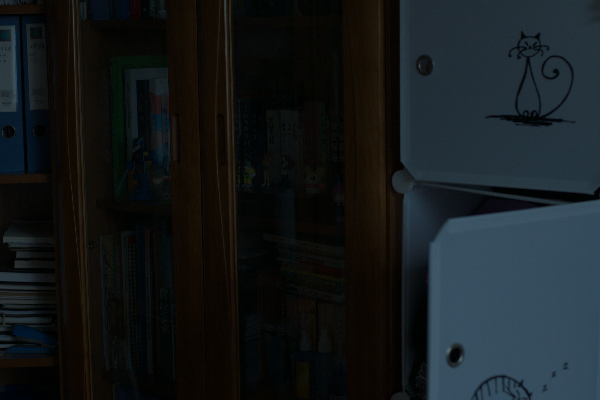
#> input picture HW1/images/1.png, 600 x 400 px
$ python multi_scale_fe.py --input_path ../images/1.png
#> lines starting #> are read from the running program, lines starting #| are printed output that depends on the picture; after the words box and inside, x2 and y2 are one past the last pixel; in counts of white or black regions, pixels touching at a corner belong together
import re
import cv2
import math
import argparse
import numpy as np
import scipy.signal
from PIL import Image
import matplotlib.pyplot as plt
import time

def config_parse():
    parser = argparse.ArgumentParser(description='Path Parser')
    parser.add_argument('--input_path', type=str, required=True, help='Specify the path of the input image.')
    parser.add_argument('--level', type=int, default=3, help='Specify the number of layers of the multi-scale pyramid.')
    args = parser.parse_args()

    return args

def box_filter(img, rad):
    [height, width] = img.shape
    im_dst = np.zeros_like(img)

    im_cum = np.cumsum(img, 0)
    im_dst[0: rad + 1, :] = im_cum[rad: 2 * rad + 1, :]
    im_dst[rad + 1: height - rad, :] = im_cum[2 * rad + 1: height, :] - im_cum[0: height - 2 * rad - 1, :]
    im_dst[height - rad: height, :] = np.tile(im_cum[height - 1, :], [rad, 1]) - im_cum[height - 2 * rad - 1: height - rad - 1, :]

    im_cum = np.cumsum(im_dst, 1)
    im_dst[:, 0: rad + 1] = im_cum[:, rad: 2 * rad + 1]
    im_dst[:, rad + 1: width - rad] = im_cum[:, 2 * rad + 1: width] - im_cum[:, 0: width - 2 * rad - 1]
    im_dst[:, width - rad: width] = np.tile(im_cum[:, width - 1], [rad, 1]).T - im_cum[:, width - 2 * rad - 1: width - rad - 1]

    return im_dst

def guided_filter(guide, img, rad, eps):
    [height, weight] = guide.shape
    n = box_filter(np.ones((height, weight)), rad)

    guide_mean = box_filter(guide, rad) / n
    img_mean = box_filter(img, rad) / n
    guid_img_mean = box_filter(guide * img, rad) / n
    guid_img_cov = guid_img_mean - guide_mean * img_mean

    guid2_mean = box_filter(guide * guide, rad) / n
    guide_var = guid2_mean - guide_mean * guide_mean

    a = guid_img_cov / (guide_var + eps)
    b = img_mean - a * guide_mean

    a_mean = box_filter(a, rad) / n
    b_mean = box_filter(b, rad) / n

    guide_img = a_mean * guide + b_mean

    return guide_img

def pyramid_reduce(img):
    kernel_width = 5
    center_width = 0.375
    kernel_1d = np.array([0.25 - center_width / 2, 0.25, center_width, 0.25, 0.25 - center_width / 2])
    kernel = np.kron(kernel_1d, kernel_1d.T).reshape(len(kernel_1d), len(kernel_1d))

    img = np.double(img)
    size = np.array(img.shape)
    img_out = 0

    img_filtered = cv2.filter2D(img.astype(np.float32), -1, kernel, borderType=cv2.BORDER_REPLICATE)
    img_out = img_out + img_filtered[:size[0]:2, :size[1]:2]

    return img_out

def pyramid_expand(img):
    kernel_width = 5
    center_width = 0.375
    kernel_1d = np.array([0.25 - center_width / 2, 0.25, center_width, 0.25, 0.25 - center_width / 2])
    kernel = np.kron(kernel_1d, kernel_1d.T).reshape(len(kernel_1d), len(kernel_1d)) * 4

    kernel_00 = kernel[:kernel_width:2, :kernel_width:2]
    kernel_01 = kernel[:kernel_width:2, 1:kernel_width:2]
    kernel_10 = kernel[1:kernel_width:2, :kernel_width:2]
    kernel_11 = kernel[1:kernel_width:2, 1:kernel_width:2]

    img = np.double(img)
    size = np.array(img.shape)
    out_size = size * 2 - 1
    img_out = np.zeros(out_size)

    img_ph = np.pad(img, ((0, 0), (1, 1)), 'edge')
    img_pv = np.pad(img, ((1, 1), (0, 0)), 'edge')

    img_00 = cv2.filter2D(img.astype(np.float32), -1, kernel_00, borderType=cv2.BORDER_REPLICATE)
    img_01 = scipy.signal.convolve2d(img_pv, kernel_01, 'valid')
    img_10 = scipy.signal.convolve2d(img_ph, kernel_10, 'valid')
    img_11 = scipy.signal.convolve2d(img, kernel_11, 'valid')

    img_out[:out_size[0]:2, :out_size[1]:2] = img_00
    img_out[1:out_size[0]:2, :out_size[1]:2] = img_10
    img_out[:out_size[0]:2, 1:out_size[1]:2] = img_01
    img_out[1:out_size[0]:2, 1:out_size[1]:2] = img_11

    return img_out

def generate_pyramid(img, type, level):
    pyramid = [0 for i in range(level)]
    pyramid[0] = np.double(img)
    for i in range(1, level):
        pyramid[i] = pyramid_reduce(pyramid[i - 1])

    if type == 'gauss':
        return pyramid

    for j in range(level):
        out_size = np.array(pyramid[level - 1 - j].shape) * 2 - 1
        pyramid[level - 2 - j] = pyramid[level - 2 - j][:out_size[0], :out_size[1]]

    for k in range(level - 1):
        pyramid[k] = pyramid[k] - pyramid_expand(pyramid[k + 1])

    return pyramid

def fusion_based_method(img_path, level, img_name):
#> called with img_path = '../images/1.png', level = 3, img_name = '1_png'
    img_load = Image.open(img_path)
#> img_load is the input picture: PIL image 600x400 RGB; mean R, G, B 21, 25.8, 27.9
    plt.title('Original Image')
    plt.imshow(img_load)
    plt.show()

    img = np.double(np.array(img_load))
    red_chan = img[:, :, 0];
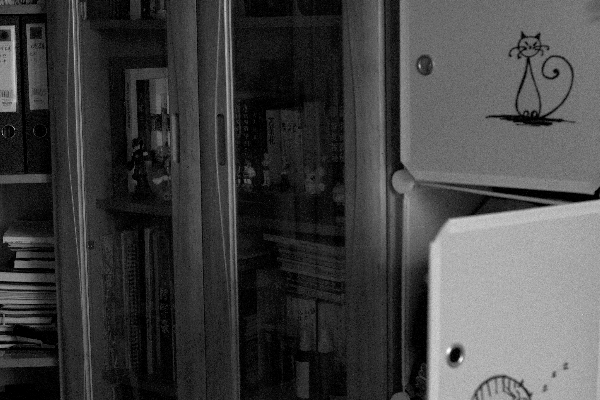
#> red_chan: shape (400, 600) float64; min 0, max 80, mean 21; drawn with min black and max white
    green_chan = img[:, :, 1];
    blue_chan = img[:, :, 2]
    [height, width, depth] = img.shape
#> height = 400; width = 600; depth = 3

    lightness = np.maximum(red_chan, np.maximum(green_chan, blue_chan))
    # plt.title('Image Lightness')
    # plt.imshow(lightness, cmap='gray')
    # plt.show()

    struct_elem = np.zeros((15, 15))
    n = 4
    for i in range(1, struct_elem.shape[0] - 1):
        n = n - 1 if np.abs(i - int(struct_elem.shape[1] / 2)) > 3 else 0
        for j in range(np.abs(n) + 1, struct_elem.shape[1] - np.abs(n) - 1):
            struct_elem[i, j] = 1
    struct_elem[0, int(struct_elem.shape[1] / 2)] = 1;
    struct_elem[-1, int(struct_elem.shape[1] / 2)] = 1;
    struct_elem[int(struct_elem.shape[0] / 2), 0] = 1;
    struct_elem[int(struct_elem.shape[0] / 2), -1] = 1
    struct_elem = np.uint8(struct_elem)

    morph_cls_op = cv2.morphologyEx(lightness, cv2.MORPH_CLOSE, struct_elem)
    morph_cls_op = morph_cls_op / 255
    # plt.title('Morphologically Closing Operation')
    # plt.imshow(morph_cls_op, cmap='gray')
    # plt.show()

    hsv_img = np.double(cv2.cvtColor(np.uint8(img), cv2.COLOR_RGB2HSV))
    hsv_img[:, :, 0] = hsv_img[:, :, 0] / 180;
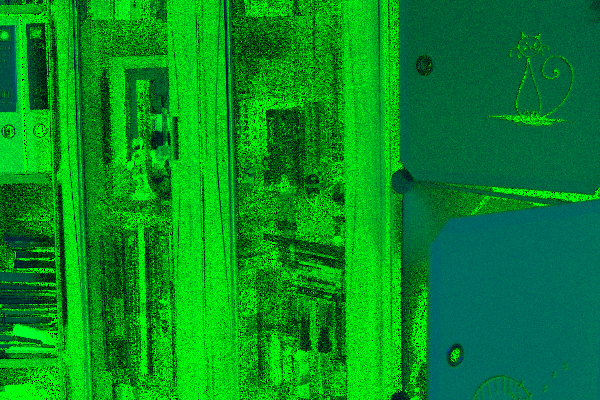
#> hsv_img: shape (400, 600, 3) float64; mean R, G, B 0.4, 140.8, 32.2
    hsv_img[:, :, 1] = hsv_img[:, :, 1] / 255;

    guid_img = hsv_img[:, :, 2]
    illum = guided_filter(guid_img / np.max(guid_img), morph_cls_op, 2, 0.004)
#> in box_filter, `im_cum = np.cumsum(img, 0)`: img: shape (400, 600) float64; every value is 1
#> in box_filter, `im_dst[height - rad: height, :] = np.tile(im_cum[height - 1, :], [rad,..`: im_dst: shape (400, 600) float64; min 3, max 5, mean 4.99
#> in box_filter, `im_dst[:, 0: rad + 1] = im_cum[:, rad: 2 * rad + 1]`: im_dst: shape (400, 600) float64; min 3, max 25, mean 5.1
#> in box_filter, `im_dst[:, width - rad: width] = np.tile(im_cum[:, width - 1], [rad, 1]..`:
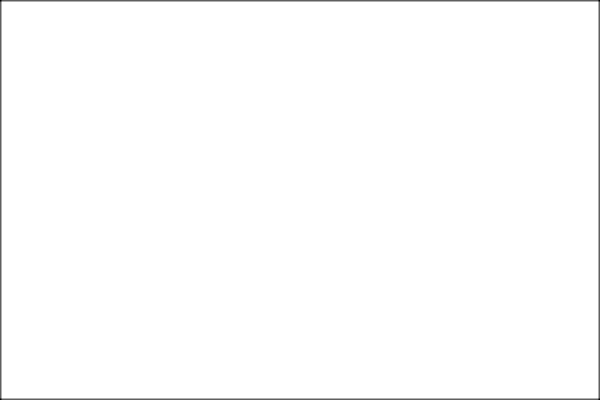
#> im_dst: shape (400, 600) float64; min 9, max 25, mean 24.9; drawn with min black and max white
#> in box_filter (call 2), `im_dst[height - rad: height, :] = np.tile(im_cum[height - 1, :], [rad,..`: im_dst: shape (400, 600) float64; min 0.00862, max 4.66, mean 1.38
#> in box_filter (call 2), `im_dst[:, 0: rad + 1] = im_cum[:, rad: 2 * rad + 1]`: im_dst: shape (400, 600) float64; min 0.00862, max 13.83, mean 1.4
#> in box_filter (call 2), `im_dst[:, width - rad: width] = np.tile(im_cum[:, width - 1], [rad, 1]..`: im_dst: shape (400, 600) float64; min 0.207, max 22.18, mean 6.9
#> call 3 of box_filter, with rad = 2
#> in box_filter (call 3), `im_dst[height - rad: height, :] = np.tile(im_cum[height - 1, :], [rad,..`: im_dst: shape (400, 600) float64; min 0.0706, max 2.12, mean 0.728
#> in box_filter (call 3), `im_cum = np.cumsum(im_dst, 1)`:
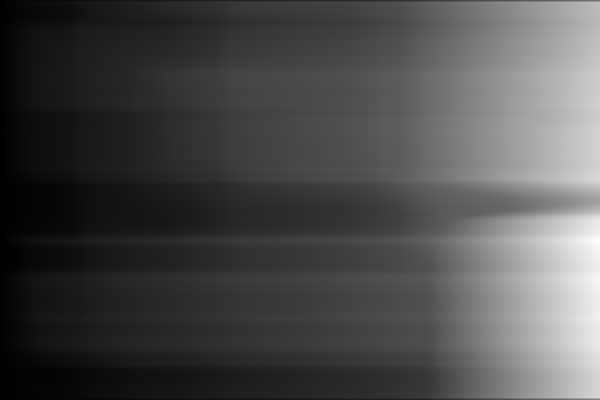
#> im_cum: shape (400, 600) float64; min 0.165, max 518.5, mean 154.1; drawn with min black and max white
#> in box_filter (call 3), `im_dst[:, 0: rad + 1] = im_cum[:, rad: 2 * rad + 1]`: im_dst: shape (400, 600) float64; min 0.0706, max 6.47, mean 0.74
#> in box_filter (call 3), `im_dst[:, width - rad: width] = np.tile(im_cum[:, width - 1], [rad, 1]..`:
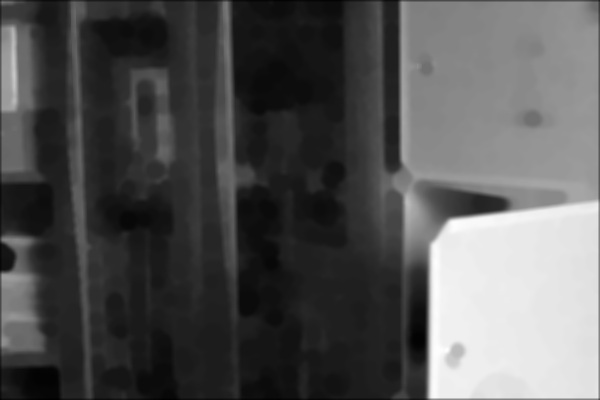
#> im_dst: shape (400, 600) float64; min 0.353, max 10.25, mean 3.63; drawn with min black and max white
#> call 4 of box_filter, with rad = 2
#> in box_filter (call 4), `im_dst[height - rad: height, :] = np.tile(im_cum[height - 1, :], [rad,..`:
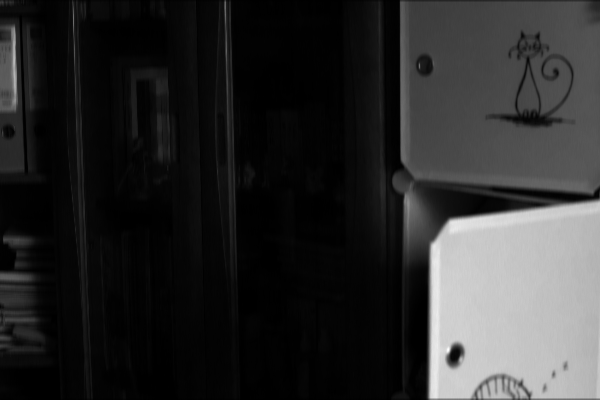
#> im_dst: shape (400, 600) float64; min 0.000575, max 1.98, mean 0.342; drawn with min black and max white
#> in box_filter (call 4), `im_dst[:, 0: rad + 1] = im_cum[:, rad: 2 * rad + 1]`:
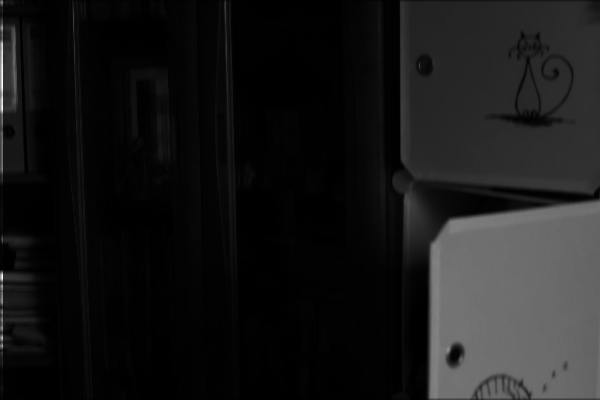
#> im_dst: shape (400, 600) float64; 0.5% of pixels changed, all inside (x1, y1, x2, y2) = (0, 0, 3, 400); drawn with min black and max white
#> in box_filter (call 4), `im_dst[:, width - rad: width] = np.tile(im_cum[:, width - 1], [rad, 1]..`: im_dst: shape (400, 600) float64; min 0.00696, max 9.05, mean 1.7
    # plt.title('Illuminance')
    # plt.imshow(illum, cmap='gray')
    # plt.show()

    np.seterr(divide='ignore', invalid='ignore')
    refl = img / np.expand_dims(illum, 2)
    # plt.title('Reflectance')
    # plt.imshow(refl / 255)
    # plt.show()

    illum_1 = illum
    illum_mean = np.mean(illum)
#> illum_mean = 0.146
    lamb = 10 + (1 - illum_mean) / illum_mean
#> lamb = 15.85

    illmu_2 = 2 / math.pi * np.arctan(lamb * illum)

    clahe = cv2.createCLAHE(clipLimit=3, tileGridSize=(8, 8))
    illmu_3 = clahe.apply(np.uint8(illum * 255)) / 255

    alpha = 2; phi = 250

    weight_brig_1 = np.exp(-(illum_1 - 0.5) ** 2 / 0.125)
    weight_brig_2 = np.exp(-(illmu_2 - 0.5) ** 2 / 0.125)
    weight_brig_3 = np.exp(-(illmu_3 - 0.5) ** 2 / 0.125)

    weight_chr_1 = illum_1 * (1 + np.cos(alpha * hsv_img[:, :, 0] + phi) * hsv_img[:, :, 1])
    weight_chr_2 = illmu_2 * (1 + np.cos(alpha * hsv_img[:, :, 0] + phi) * hsv_img[:, :, 1])
    weight_chr_3 = illmu_3 * (1 + np.cos(alpha * hsv_img[:, :, 0] + phi) * hsv_img[:, :, 1])

    weight_1 = weight_brig_1 * weight_chr_1;
    weight_2 = weight_brig_2 * weight_chr_2;
    weight_3 = weight_brig_3 * weight_chr_3
    weight_1 /= (weight_1 + weight_2 + weight_3);
    weight_2 /= (weight_1 + weight_2 + weight_3);
    weight_3 /= (weight_1 + weight_2 + weight_3)

    # plt.subplot(3, 4, 1);
    # plt.imshow(illum_1, cmap='gray')
    # plt.subplot(3, 4, 5);
    # plt.imshow(illmu_2, cmap='gray')
    # plt.subplot(3, 4, 9);
    # plt.imshow(illmu_3, cmap='gray')
    # plt.subplot(3, 4, 2);
    # plt.imshow(weight_brig_1, cmap='gray')
    # plt.subplot(3, 4, 6);
    # plt.imshow(weight_brig_2, cmap='gray')
    # plt.subplot(3, 4, 10);
    # plt.imshow(weight_brig_3, cmap='gray')
    # plt.subplot(3, 4, 3);
    # plt.imshow(weight_chr_1, cmap='gray')
    # plt.subplot(3, 4, 7);
    # plt.imshow(weight_chr_2, cmap='gray')
    # plt.subplot(3, 4, 11);
    # plt.imshow(weight_chr_3, cmap='gray')
    # plt.subplot(3, 4, 4);
    # plt.imshow(weight_1, cmap='gray')
    # plt.subplot(3, 4, 8);
    # plt.imshow(weight_2, cmap='gray')
    # plt.subplot(3, 4, 12);
    # plt.imshow(weight_3, cmap='gray')
    # plt.show()

    illmu_fin_1 = illum_1 * weight_1 + illmu_2 * weight_2 + illmu_3 * weight_3
    # plt.title('Adjusted Illuminance')
    # plt.imshow(illmu_fin_1, cmap='gray')
    # plt.show()

    lap_pyr_img_1 = generate_pyramid(illum_1, 'laplace', level)
#> after the loop in generate_pyramid, `for i in range(1, level):`: pyramid = 3 items
#> lap_pyr_img_1 = 3 items
    gas_pyr_wt_1 = generate_pyramid(weight_1, 'gauss', level)
#> gas_pyr_wt_1 = 3 items

    lap_pyr_img_2 = generate_pyramid(illmu_2, 'laplace', level)
#> lap_pyr_img_2 = 3 items
    gas_pyr_wt_2 = generate_pyramid(weight_2, 'gauss', level)
#> gas_pyr_wt_2 = 3 items

    lap_pyr_img_3 = generate_pyramid(illmu_3, 'laplace', level)
#> lap_pyr_img_3 = 3 items
    gas_pyr_wt_3 = generate_pyramid(weight_3, 'gauss', level)
#> gas_pyr_wt_3 = 3 items

    for j in range(level):
        lap_pyr_img_1[j] = cv2.resize(np.double(lap_pyr_img_1[j]), [width, height])
        gas_pyr_wt_1[j] = cv2.resize(np.double(gas_pyr_wt_1[j]), [width, height])

        lap_pyr_img_2[j] = cv2.resize(np.double(lap_pyr_img_2[j]), [width, height])
        gas_pyr_wt_2[j] = cv2.resize(np.double(gas_pyr_wt_2[j]), [width, height])

        lap_pyr_img_3[j] = cv2.resize(np.double(lap_pyr_img_3[j]), [width, height])
        gas_pyr_wt_3[j] = cv2.resize(np.double(gas_pyr_wt_3[j]), [width, height])

    illum_fin_2 = 0
    for k in range(level):
        illum_fin_2 = illum_fin_2 + lap_pyr_img_1[k] * gas_pyr_wt_1[k] + lap_pyr_img_2[k] * gas_pyr_wt_2[k] + \
                      lap_pyr_img_3[k] * gas_pyr_wt_3[k]

    # plt.title('Adjusted Illuminance with pyramid')
    # plt.imshow(illum_fin_2, cmap='gray')
    # plt.show()

    enhanced_clr = refl * np.expand_dims(illum_fin_2, axis=2)
    enhanced_img = np.uint8(255 * enhanced_clr / np.nanmax(enhanced_clr))

    plt.title('Enhanced Image')
    plt.imsave('enhanced_' + img_name + '.png', enhanced_img)
    plt.imshow(enhanced_img)
    plt.show()


# [97 lines left out: function MF, not called in this run]

def main():
    args = config_parse()
    name_tmp = re.split('[./\\\]', args.input_path)
    img_name = name_tmp[-2] + '_' + name_tmp[-1]
    fusion_based_method(args.input_path, args.level, img_name)

if __name__ == "__main__":
    main()

$ run again, on HW1/images/748.png
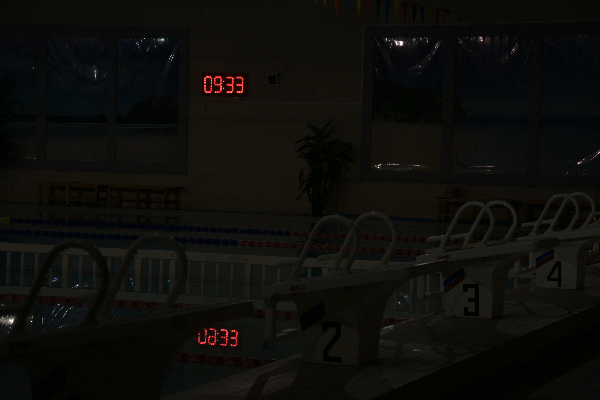
#> input picture HW1/images/748.png, 600 x 400 px
#> in fusion_based_method, img_load is the input picture: PIL image 600x400 RGB; mean R, G, B 13.9, 13.4, 10.5
#> in box_filter (call 3), `im_cum = np.cumsum(im_dst, 1)`:
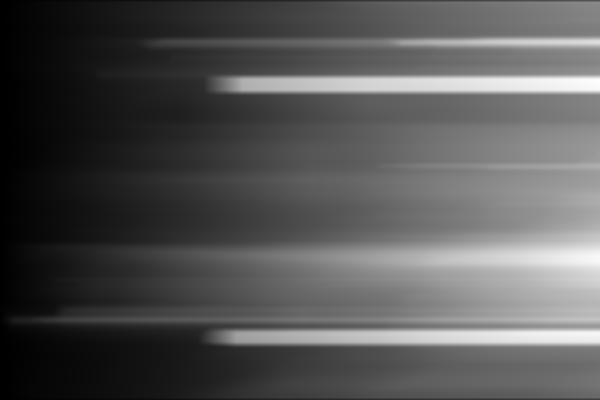
#> im_cum: shape (400, 600) float64; min 0.098, max 386.2, mean 129; drawn with min black and max white
#> in box_filter (call 4), `im_dst[:, width - rad: width] = np.tile(im_cum[:, width - 1], [rad, 1]..`:
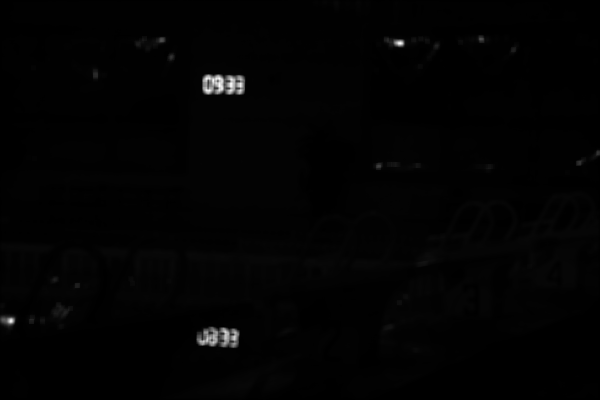
#> im_dst: shape (400, 600) float64; min 0.00138, max 15.49, mean 0.19; drawn with min black and max white
#> illum_mean = 0.084
#> lamb = 20.9
#> after the loop in generate_pyramid, `for i in range(1, level):`: pyramid = 3 items

$ run again, on HW1/images/776.png
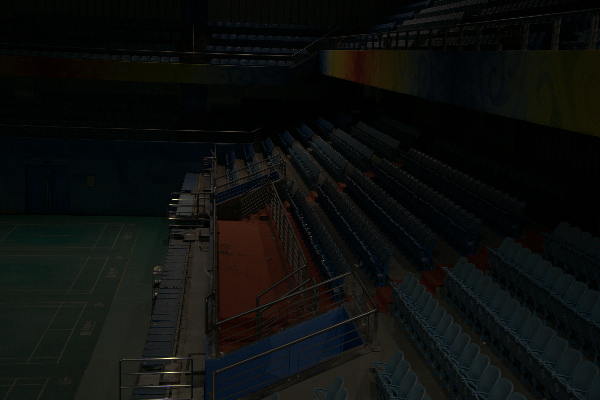
#> input picture HW1/images/776.png, 600 x 400 px
#> in fusion_based_method, img_load is the input picture: PIL image 600x400 RGB; mean R, G, B 12.4, 14.5, 12.9
#> in box_filter (call 2), `im_dst[height - rad: height, :] = np.tile(im_cum[height - 1, :], [rad,..`:
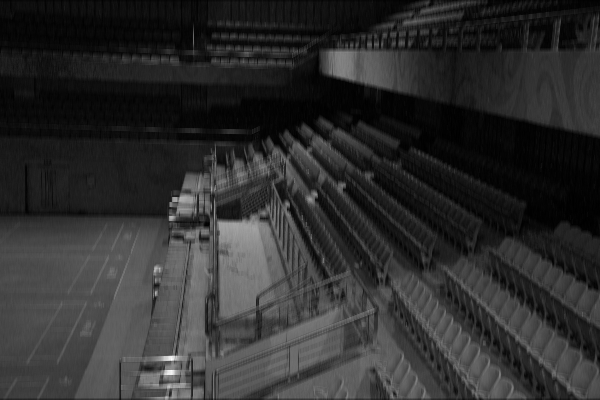
#> im_dst: shape (400, 600) float64; min 0, max 1.85, mean 0.338; drawn with min black and max white
#> in box_filter (call 4), `im_dst[:, 0: rad + 1] = im_cum[:, rad: 2 * rad + 1]`:
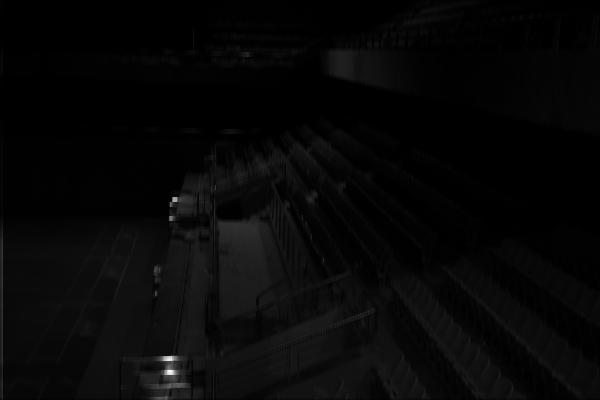
#> im_dst: shape (400, 600) float64; min 0, max 1.55, mean 0.0465; drawn with min black and max white
#> illum_mean = 0.0973
#> lamb = 19.28
#> after the loop in generate_pyramid, `for i in range(1, level):`: pyramid = 3 items

$ run again, on HW1/images/780.png
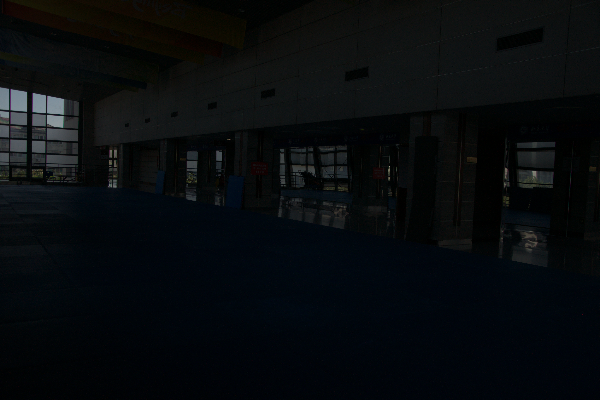
#> input picture HW1/images/780.png, 600 x 400 px
#> in fusion_based_method, img_load is the input picture: PIL image 600x400 RGB; mean R, G, B 8, 11.2, 13.5
#> in guided_filter, `guid_img_cov = guid_img_mean - guide_mean * img_mean`:
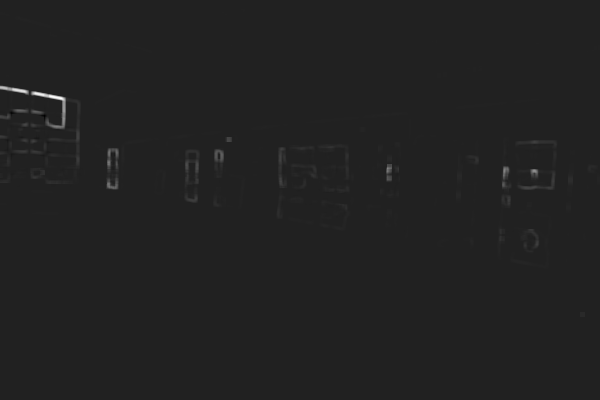
#> guid_img_cov: shape (400, 600) float64; min -0.0147, max 0.0977, mean 0.000275; drawn with min black and max white
#> illum_mean = 0.0759
#> lamb = 22.18
#> after the loop in generate_pyramid, `for i in range(1, level):`: pyramid = 3 items
